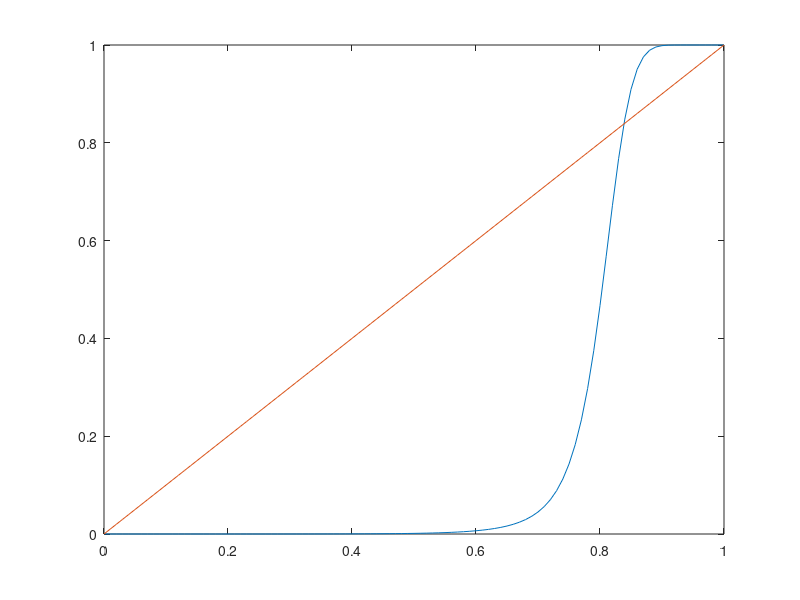

Source code (MATLAB):
x1  = (0 :0.01:1);
x2 = 1-x1;
%disp(x2);
y1 = (length(x1));
R = 8.314;
A21 = -0.5899;
A12  = -0.8643;
v1 = 74.166; % molar volumes of acetone in cm3/mol
v2 = 80.235; % molar volumes of chloroform in cm3/mol
T = 337.7; % in Kelvin
den = 1268; % density -----> in  Kg/m^3
P  = 100000;% in Pascal; 
% calculation of a12 and a21 for wilson model where
% a12 = (v2/v1)*exp(-A12/RT), a21 = (v1/v2)*exp(-A21/RT)
a12 = (v2/v1)*exp(-A12/R*T);
a21 = (v1/v2)*exp(-A21/R*T);
% Calculating the fugacity coefficient 

% Acetone 
Tc =  781 ; % k      
Pc =   469000; % in Pascal Unit ;
a = 27*(R^2)*(Tc^2)/(64*(Pc^2));
b =  R*Tc/(8*Pc);

%Chloroform 
Tc2 =  536.4 ; % k      
Pc2 =  5400000;% in Pascal;
a2 = 27*(R^2)*(Tc2^2)/(64*(Pc2^2));
b2 =  R*Tc2/(8*Pc2);


q1 = a/(b*R*T);
Z1 =  1/(1-den*b) - (a*den)/(R*T);
B1 = b*P/(R*T);

fug_Coeff_1 =  exp( Z1-1 -log(abs(Z1 - B1)) - q1*B1/Z1 );
disp(fug_Coeff_1);

q2= a2/(b2*R*T);
Z2 =  1/(1-den*b2) - (a2*den)/(R*T);
B2 = b2*P/(R*T);

fug_Coeff_2 =  exp( Z2-1 -log(Z2 - B2) - q2*B2/Z2 );
%disp(fug_Coeff_2);

RATIO = fug_Coeff_1/ fug_Coeff_2;
% disp(RATIO);
AA= 4.42448;
AB= 1312.253;
AC =32.445;

P1_sat =  (10^(AA- (AB/(T+AC))));  % bar 

AA2= 4.20772;
AB2= 1233.129;
AC2 =-40.953;

P2_sat =  (10^(AA2- (AB2/(T+AC2)))) ;

k = P1_sat/P2_sat;
disp(k);

%y1  = 1/((RATIO*gama2*x2)/(k*gama1*x1)+1);

% We use wilson Model to compute  activity coefficient;
for i =  1:length(x1)
gama1 = exp(-log((1-x2(i))+a12*x2(i))+x2(i)*((a12/((1-x2(i))+a12*x2(i)))-(a21/(x2(i)+a21*(1-x2(i))))));
gama2 = exp(-log(x2(i)+a21*(1-x2(i)))+(1-x2(i))*((a21/((x2(i))+a12*(1-x2(i))))-(a12/((1-x2(i))+a12*(x2(i))))));
y1(i)  = 1/((RATIO*gama2*x2(i))/(k*gama1*(1-x2(i)))+1);
disp(y1(i));
end

v = x1;
plot(x1,y1);
hold on 
plot(x1,v);